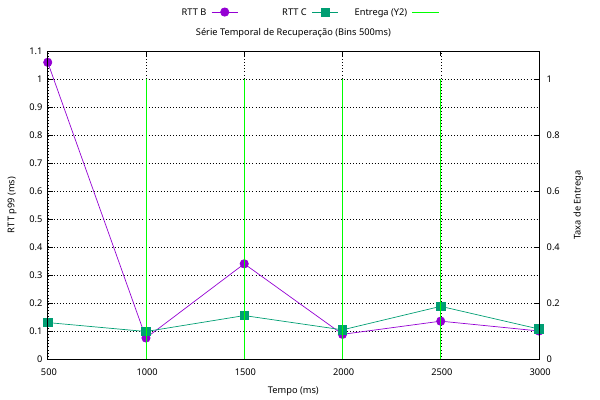

This chart was generated by the following gnuplot code:
set terminal pdfcairo font "sans,10" size 6in,4in
set output 'recovery.pdf'

set title "Série Temporal de Recuperação (Bins 500ms)"
set xlabel "Tempo (ms)"
set ylabel "RTT p99 (ms)"
set y2label "Taxa de Entrega"
set y2range [0:1.1]
set ytics nomirror
set y2tics
set grid
set key outside top center horizontal

# Definindo o limite de conformidade (40ms conforme seu JSON)
set arrow from graph 0, first 40 to graph 1, first 40 nohead lc rgb "red" dt 2

plot 'recovery.dat' using 1:2 with linespoints title "RTT B" pt 7, \
     'recovery.dat' using 1:3 with linespoints title "RTT C" pt 5, \
     'recovery.dat' using 1:4 with impulses axes x1y2 title "Entrega (Y2)" lc rgb "green"
